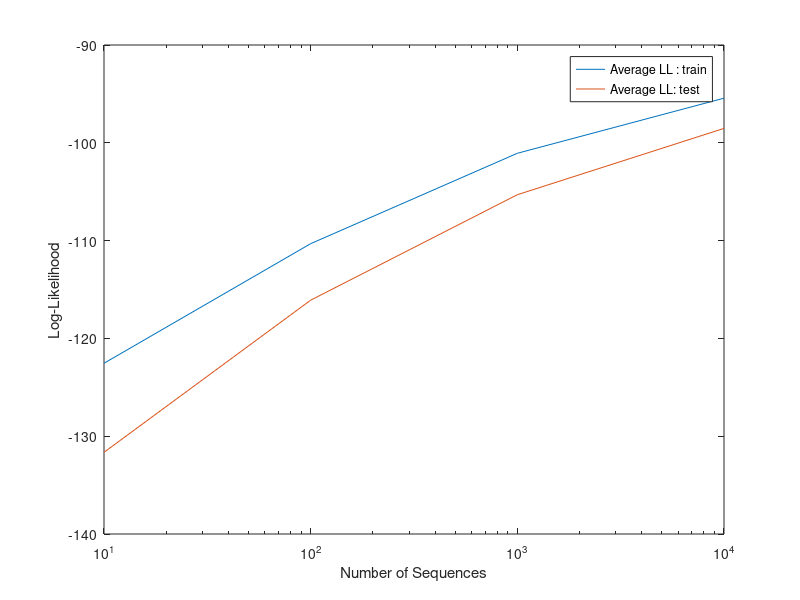

This chart was generated by the following MATLAB code:
close all
train = [-122.542
    -110.314
    -101.0720
    -95.437
 ]
test =[
    -131.649
    -116.0916
    -105.3082
    -98.528
    ]

N = [10
    100
    1000
    10000
    ]
semilogx(N,train)
hold on
semilogx(N,test)
legend("Average LL : train", "Average LL: test")
xlabel("Number of Sequences")
ylabel("Log-Likelihood")